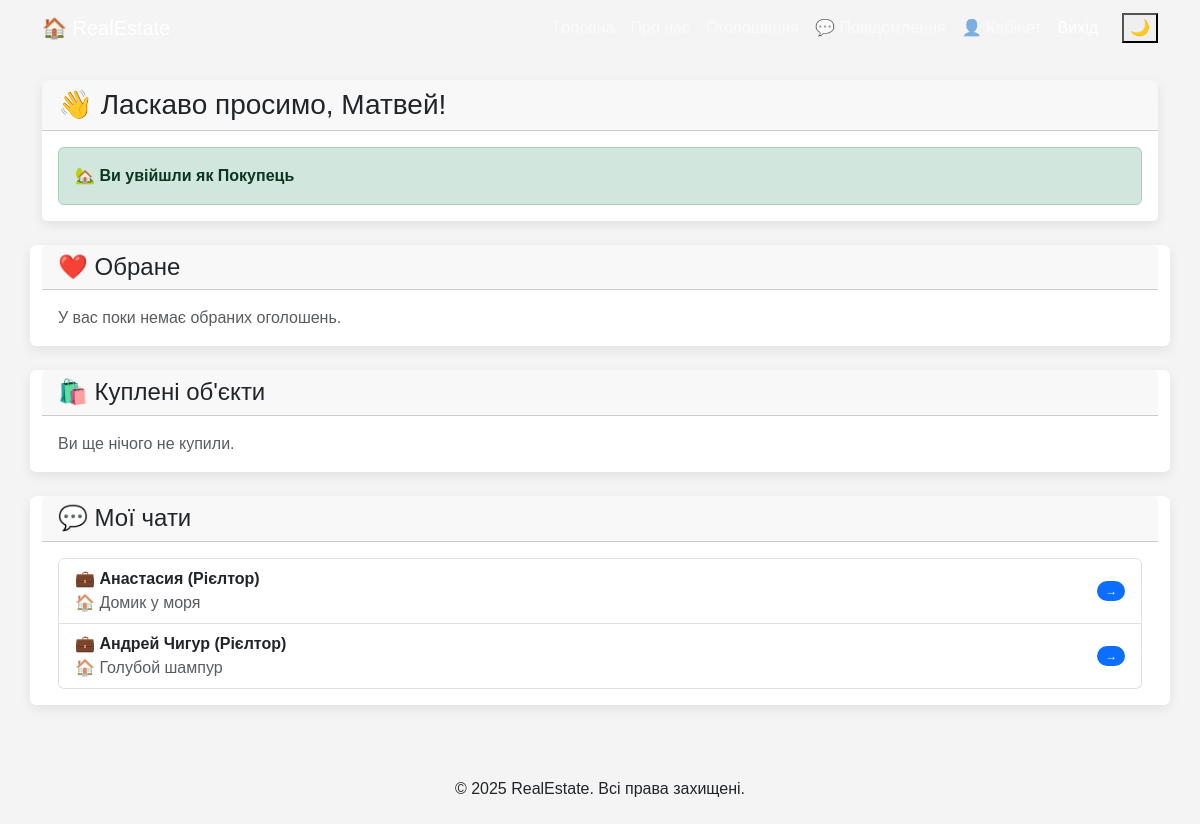
The page /accounts/dashboard (signed in) on the database as committed earlier.
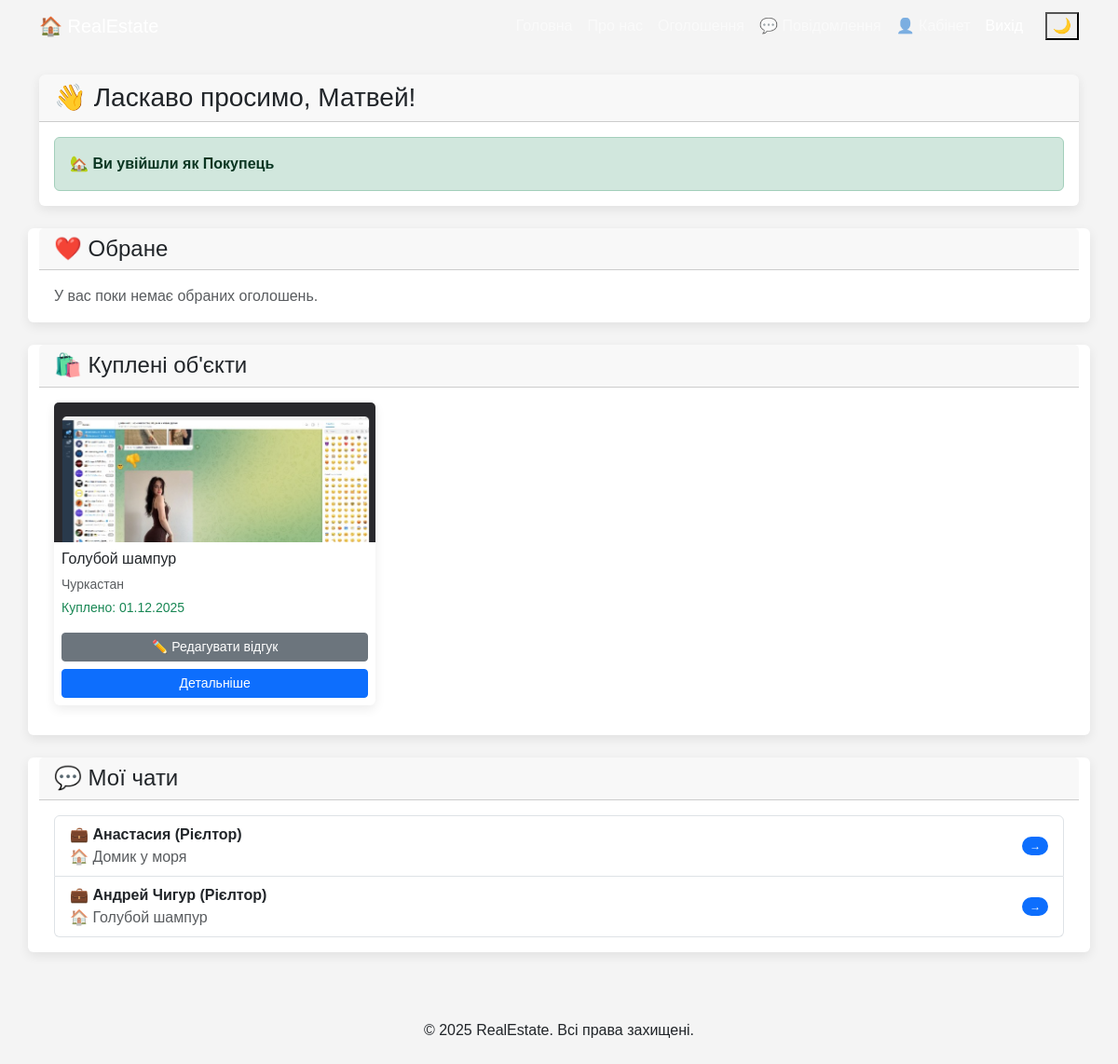
The same page on the database as committed later.
### chat/models.py (models this page shows, shortened)
class Chat(models.Model):
    user = models.ForeignKey(User, on_delete=models.CASCADE, related_name='chats_as_user')
    realtor = models.ForeignKey(Realtor, on_delete=models.CASCADE, related_name='chats_as_realtor')
    listing = models.ForeignKey(Listing, on_delete=models.SET_NULL, null=True, blank=True)
    created_at = models.DateTimeField(auto_now_add=True)
    class Meta:
        unique_together = ('user', 'realtor', 'listing')

### realtors/models.py (models this page shows, shortened)
class Realtor(models.Model):
    user = models.OneToOneField(User, on_delete=models.CASCADE, null=True, blank=True)
    name = models.CharField(max_length=200)
    photo = models.ImageField(upload_to='photos/%Y/%m/%d/')
    description = models.TextField(blank=True)
    phone = models.CharField(max_length=20)
    email = models.CharField(max_length=50)
    is_mvp = models.BooleanField(default=False)
    hire_date = models.DateTimeField(default=datetime.now, blank=True)

### listings/models.py (models this page shows, shortened)
class Listing(models.Model):
    realtor = models.ForeignKey(Realtor, on_delete=models.DO_NOTHING)
    title = models.CharField(max_length=200)
    address = models.CharField(max_length=200)
    city = models.CharField(max_length=100)
    state = models.CharField(max_length=100)
    zipcode = models.CharField(max_length=20)
    description = models.TextField(blank=True)
    price = models.IntegerField()
    bedrooms = models.IntegerField()
    bathrooms = models.DecimalField(max_digits=2, decimal_places=1)
    garage = models.IntegerField(default=0)
    sqft = models.IntegerField()
    lot_size = models.DecimalField(max_digits=5, decimal_places=1)
    photo_main = models.ImageField(upload_to='photos/%Y/%m/%d/')
    photo_1 = models.ImageField(upload_to='photos/%Y/%m/%d/', blank=True)
    photo_2 = models.ImageField(upload_to='photos/%Y/%m/%d/', blank=True)
    is_published = models.BooleanField(default=True)
    list_date = models.DateTimeField(default=datetime.now, blank=True)
    buyer = models.ForeignKey(User, related_name='purchased_listings', on_delete=models.DO_NOTHING, null=True, blank=True)
    is_sold = models.BooleanField(default=False)
    sold_date = models.DateTimeField(null=True, blank=True)
    favorites = models.ManyToManyField(User, related_name='favorite_listings', blank=True)

### accounts/views.py (the view)
# urls.py: path('dashboard', views.dashboard, name='dashboard'),
def dashboard(request):
    user = request.user
    chats = []
    listings = []
    purchased_listings = []
    sold_listings = []
    reviews = []
    if hasattr(user, 'realtor'):
        chats = Chat.objects.filter(realtor=user.realtor)
        from listings.models import Listing, Review
        listings = Listing.objects.filter(realtor=user.realtor, is_published=True).order_by('-list_date')
        sold_listings = Listing.objects.filter(realtor=user.realtor, is_sold=True).order_by('-sold_date')
        reviews = Review.objects.filter(seller=user.realtor).order_by('-created_at')
    else:
        chats = Chat.objects.filter(user=user)
        from listings.models import Listing
        purchased_listings = Listing.objects.filter(buyer=user).order_by('-sold_date')
        for listing in purchased_listings:
            try:
                listing.user_review = listing.review
            except:
                listing.user_review = None
    favorite_listings = user.favorite_listings.all()
    context = {
        'chats': chats,
        'listings': listings,
        'purchased_listings': purchased_listings,
        'sold_listings': sold_listings,
        'reviews': reviews,
        'favorite_listings': favorite_listings
    }
    return render(request, 'accounts/dashboard.html', context)

### chat/context_processors.py (called while the page is built)
def unread_messages_count(request):
    count = 0
    if request.user.is_authenticated:
        if hasattr(request.user, 'realtor'):
            count = Message.objects.filter(
                chat__realtor=request.user.realtor,
                is_realtor_sender=False,
                is_read=False
            ).count()
        else:
            count = Message.objects.filter(
                chat__user=request.user,
                is_realtor_sender=True,
                is_read=False
            ).count()
    return {'unread_messages_count': count}

### templates/accounts/dashboard.html (shortened to what the changed rows need)
{% extends 'base.html' %}
{% block content %}
<div class="row">
    {% if user.realtor %}
    <div class="card mb-4">
        <div class="card-header">
            <h4 class="mb-0">📋 Мої активні оголошення</h4>
        </div>
        <div class="card-body">
            {% if listings %}
            <div class="table-responsive">
                <table class="table table-striped">
                    <thead>
                        <tr>
                            <th>Заголовок</th>
                            <th>Дата</th>
                            <th>Дії</th>
                        </tr>
                    </thead>
                    <tbody>
                        {% for listing in listings %}
                        <tr>
                            <td>{{ listing.title }}</td>
                            <td>{{ listing.list_date|date:"d.m.Y" }}</td>
                            <td>
                                <a href="{% url 'listings:listing' listing.id %}" class="btn btn-info btn-sm">👁️
                                    Перегляд</a>
                            </td>
                        </tr>
                        {% endfor %}
                    </tbody>
                </table>
            </div>
            {% else %}
            <p class="text-muted mb-0">У вас поки немає активних оголошень.</p>
            {% endif %}
        </div>
    </div>
    <div class="card mb-4">
        <div class="card-header">
            <h4 class="mb-0">💰 Продані оголошення</h4>
        </div>
        <div class="card-body">
            {% if sold_listings %}
            <div class="table-responsive">
                <table class="table table-striped">
                    <thead>
                        <tr>
                            <th>Заголовок</th>
                            <th>Покупець</th>
                            <th>Дата продажу</th>
                            <th>Дії</th>
                        </tr>
                    </thead>
                    <tbody>
                        {% for listing in sold_listings %}
                        <tr>
                            <td>{{ listing.title }}</td>
                            <td>{{ listing.buyer.first_name }} {{ listing.buyer.last_name }}</td>
                            <td>{{ listing.sold_date|date:"d.m.Y" }}</td>
                            <td>
                                <a href="{% url 'listings:listing' listing.id %}" class="btn btn-info btn-sm">👁️
                                    Перегляд</a>
                            </td>
                        </tr>
                        {% endfor %}
                    </tbody>
                </table>
            </div>
            {% else %}
            <p class="text-muted mb-0">У вас поки немає проданих оголошень.</p>
            {% endif %}
        </div>
    </div>
    <div class="card mb-4">
        <div class="card-header">
            <h4 class="mb-0">⭐ Відгуки</h4>
        </div>
        <div class="card-body">
            {% if reviews %}
            <div class="list-group">
                {% for review in reviews %}
                <div class="list-group-item">
                    <div class="d-flex w-100 justify-content-between">
                        <h5 class="mb-1">{{ review.buyer.first_name }} {{ review.buyer.last_name }}</h5>
                        <small>{{ review.created_at|date:"d.m.Y" }}</small>
                    </div>
                    <p class="mb-1">
                        {% for i in "12345"|make_list %}
                        {% if forloop.counter <= review.rating %}⭐{% endif %} {% endfor %} </p>
                            <p class="mb-1">{{ review.text }}</p>
                            <small class="text-muted">Об'єкт: {{ review.listing.title }}</small>
                </div>
                {% endfor %}
            </div>
            {% else %}
            <p class="text-muted mb-0">У вас поки немає відгуків.</p>
            {% endif %}
        </div>
    </div>
    {% else %}
    <div class="card mb-4">
        <div class="card-body">
            {% if purchased_listings %}
            <div class="row">
                {% for listing in purchased_listings %}
                <div class="col-md-4 mb-3">
                    <div class="card h-100">
                        {% if listing.photo_main %}
                        <img src="{{ listing.photo_main.url }}" class="card-img-top" alt="{{ listing.title }}"
                            style="height: 150px; object-fit: cover;">
                        {% endif %}
                        <div class="card-body p-2">
                            <h6 class="card-title">{{ listing.title }}</h6>
                            <p class="card-text small text-muted mb-1">{{ listing.city }}</p>
                            <p class="card-text small text-success">Куплено: {{ listing.sold_date|date:"d.m.Y" }}</p>
                            {% if listing.user_review %}
                            <button class="btn btn-secondary btn-sm w-100 mb-2"
                                onclick="openReviewModal('edit', '{{ listing.user_review.id }}', '{{ listing.user_review.rating }}', '{{ listing.user_review.text|escapejs }}')">
                                ✏️ Редагувати відгук
                            </button>
                            {% else %}
                            <button class="btn btn-warning btn-sm w-100 mb-2"
                                onclick="openReviewModal('add', '{{ listing.id }}')">
                                ⭐ Залишити відгук
                            </button>
                            {% endif %}
                            <a href="{% url 'listings:listing' listing.id %}"
                                class="btn btn-primary btn-sm w-100">Детальніше</a>
                        </div>
                    </div>
                </div>
                {% endfor %}
            </div>
            {% else %}
            <p class="text-muted mb-0">Ви ще нічого не купили.</p>
            {% endif %}
        </div>
    </div>
    {% endif %}
    <div class="card">
        <div class="card-body">
            {% if chats %}
            <div class="list-group">
                {% for chat in chats %}
                <a href="{% url 'chat:room' chat.id %}" class="list-group-item list-group-item-action">
                    <div class="d-flex w-100 justify-content-between align-items-center">
                        <div>
                            <strong>
                                {% if user.realtor %}
                                👤 {{ chat.user.first_name }} {{ chat.user.last_name }} (Покупець)
                                {% else %}
                                💼 {{ chat.realtor.name }} (Рієлтор)
                                {% endif %}
                            </strong>
                            {% if chat.listing %}
                            <p class="mb-0 text-muted">🏠 {{ chat.listing.title }}</p>
                            {% endif %}
                        </div>
                        <span class="badge bg-primary rounded-pill">→</span>
                    </div>
                </a>
                {% endfor %}
            </div>
            {% else %}
            <p class="text-muted mb-0">У вас поки немає активних чатів.</p>
            {% endif %}
        </div>
    </div>
</div>
{% endblock %}

Rows that differ between the two databases and show on the page:
now on this page (row edited): Listing: photo_main (picture), title "Голубой шампур", city "Чуркастан", sold_date "01.12.2025"
Other text that changed with them:
text no longer shown: "Ви ще нічого не купили."
